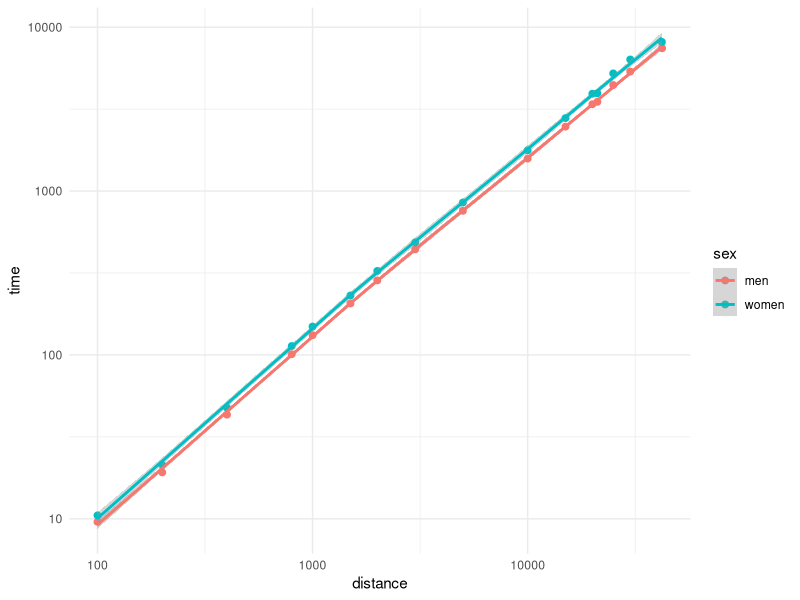

Source code (R):
# -------------------------------------------------------------
# Applied Statistics / Statistical methods for SCIENCE
# World running records using non-linear regression
# Anton Rask Lundborg
# December 15, 2023
# -------------------------------------------------------------

# Read data from txt-file
wr <- read.delim("WR2011.txt")
wr$sex <- factor(wr$sex)
head(wr)

# Create plot
library(ggplot2)
theme_set(theme_minimal())

ggplot(wr, aes(x = distance, y = time, col = sex)) +
  geom_point(size = 2) +
  geom_smooth() +
  scale_x_log10() +
  scale_y_log10()

# Find guesses for the parameters using a linear model
summary(lm(log(time) ~ 0 + sex + log(distance), data = wr))

# Remarks:
# 1) Note syntax for the "interaction" between alpha and sex!
# 2) For "alpha[sex]" to work it is necessary that sex is
#    encoded as a factor. This is done in line 10 above!

# Estimate the change-point by non-linear regression (recall that we removed
# some observations in the dataset when we analyzed it in Exercise 4.2):
nls(
  log(time) ~ alpha[sex] + beta * log(distance) +
    gamma * log(distance / delta) * (distance > delta),
  start = list(alpha = c(-2.84, -2.72), beta = 1.1, gamma = -0.1, delta = 1200),
  data = wr[-c(1, 11, 12, 14, 15, 17, 27, 28, 30, 31), ]
)
nls(
  log(time) ~ alpha[sex] + beta * log(distance) +
    gamma * log(distance / delta) * (distance > delta),
  start = list(alpha = c(-2.84, -2.72), beta = 1.1, gamma = -0.1, delta = 1500),
  data = wr[-c(1, 11, 12, 14, 15, 17, 27, 28, 30, 31), ]
)
nls(
  log(time) ~ alpha[sex] + beta * log(distance) +
    gamma * log(distance / delta) * (distance > delta),
  start = list(alpha = c(-2.84, -2.72), beta = 1.1, gamma = -0.1, delta = 1800),
  data = wr[-c(1, 11, 12, 14, 15, 17, 27, 28, 30, 31), ]
)

# Please note that the estimates found by nls() depend on the starting point!
# Surprisingly the starting points with delta = 1200 and delta = 1800 both find
# the same solution (delta = 1212.94), whereas the starting point with
# delta = 1500 gives another solution.

# The overall preferable solution is the one with the lowest residual
#  sum-of-squares, i.e. the one with delta = 1212.94. Associated confidence
# intervals can be found like this:
m0 <- nls(
  log(time) ~ alpha[sex] + beta * log(distance) +
    gamma * log(distance / delta) * (distance > delta),
  start = list(alpha = c(-2.84, -2.72), beta = 1.1, gamma = -0.1, delta = 1200),
  data = wr[-c(1, 11, 12, 14, 15, 17, 27, 28, 30, 31), ]
)
cbind(estimate = coef(m0), confint(m0))

# Thus, the change point between short and long running distances is estimated
# to be 1213 meters, with 95% confidence interval given by
# (1056 meters ; 1412 meters). This is roughly in agreement with our general
# perception of athletics.
